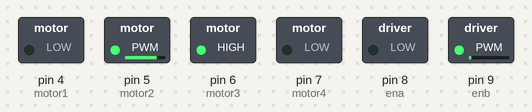
A sketch run on a simulated Arduino Uno, built with avr-gcc and run on an emulated ATmega328P. On the bench: switched loads named in the sketch (green lamp = pin HIGH).

Above: at 0.1 s.
Timing chart, 0 to 1.6 s (numbered marks = the images above):
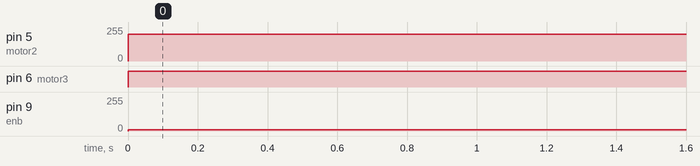

Measured:
- by itself, pin 5 (motor2): 0/255 → 200/255 at 0.00 s
- by itself, pin 6 (motor3): LOW → HIGH at 0.00 s
- by itself, pin 9 (enb): 0/255 → 10/255 at 0.00 s

The sketch:

test_motor.ino
```cpp
int motor1=4;
int motor2=5;
int motor3=6;
int motor4=7;
int ena=8;
int enb=9;
void setup() {
  pinMode(motor1, OUTPUT);
  pinMode(motor2, OUTPUT);
  pinMode(motor3, OUTPUT);
  pinMode(motor4, OUTPUT);
  pinMode(ena, OUTPUT);
  pinMode(enb, OUTPUT);
}

void loop() {


  digitalWrite(motor1, LOW);
  analogWrite(motor2, 200);
  digitalWrite(motor3, HIGH);
  analogWrite(motor4, 100);
  analogWrite(ena, 20);
  analogWrite(enb, 10);
}
```
